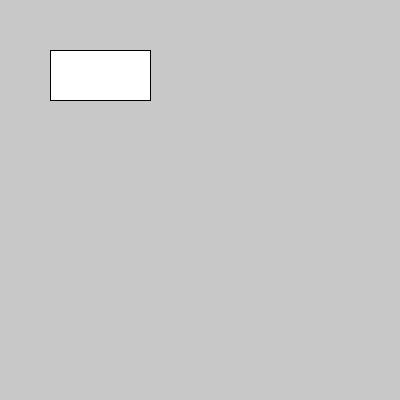
Frame 1 (no input)
Frame 60 (the mouse pressed at the canvas centre just before this capture): identical to frame 1, image omitted
Frame 120 (the mouse held since frame 60 and released just before this capture): identical to frame 1, image omitted

The Processing sketch that drew this single still picture (run headless with seeded random() and noise(); from frame 60 on, the mouse is pressed at the canvas centre):

// Processing sketch: sketch_12_1
// ── sketch_12_1.pde
// recept voor rechthoek 
class Rectangle {
  //stukjes info die de rechthoek nodig heeft
  float width;
  float height;
  float x;
  float y;

  // dit zijn de maatjes en plekjes voor het rechthoek
  Rectangle(float w, float h, float xPos, float yPos) {
    width = w;
    height = h;
    x = xPos;
    y = yPos;
  }

  // Methode om de rechthoek te tekenen
  void drawRect() {
    rect(x, y, width, height);
  }
}

// ik wil de rechthoek reseveren en ga hem benoemen
Rectangle rect1;

// size(400, 400) is het doek waarop we gaan tekenen
//en bij rect1 maken we het echt
void setup() {
  size(400, 400);
  rect1 = new Rectangle(100, 50, 50, 50);
}

//met background maak je het schemr grijs 
//met rect1.drawRect(); zeg je tegen de rechthoek maak jezelf
void draw() {
  background(200);
  rect1.drawRect();
}
